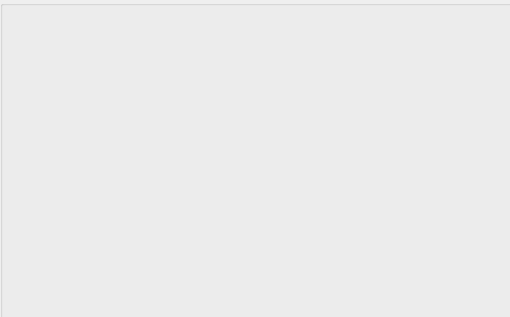
<?xml version="1.0" encoding="UTF-8"?>
<ui version="4.0">
 <class>AddType</class>
 <widget class="QDialog" name="AddType">
  <property name="geometry">
   <rect>
    <x>0</x>
    <y>0</y>
    <width>510</width>
    <height>317</height>
   </rect>
  </property>
  <property name="windowTitle">
   <string>Afficher un Client</string>
  </property>
  <widget class="QGroupBox" name="groupBox">
   <property name="geometry">
    <rect>
     <x>0</x>
     <y>0</y>
     <width>521</width>
     <height>321</height>
    </rect>
   </property>
   <property name="title">
    <string/>
   </property>
   <widget class="QPushButton" name="pushButton">
    <property name="geometry">
     <rect>
      <x>210</x>
      <y>80</y>
      <width>71</width>
      <height>71</height>
     </rect>
    </property>
    <property name="styleSheet">
     <string notr="true">border:none;</string>
    </property>
    <property name="text">
     <string/>
    </property>
    <property name="icon">
     <iconset resource="image.qrc">
      <normaloff>:/image/image/plus.png</normaloff>:/image/image/plus.png</iconset>
    </property>
    <property name="iconSize">
     <size>
      <width>70</width>
      <height>70</height>
     </size>
    </property>
   </widget>
   <widget class="QPushButton" name="pushButton_2">
    <property name="geometry">
     <rect>
      <x>210</x>
      <y>180</y>
      <width>71</width>
      <height>81</height>
     </rect>
    </property>
    <property name="styleSheet">
     <string notr="true">border:none;</string>
    </property>
    <property name="text">
     <string/>
    </property>
    <property name="icon">
     <iconset resource="image.qrc">
      <normaloff>:/image/image/templogo_read.png</normaloff>:/image/image/templogo_read.png</iconset>
    </property>
    <property name="iconSize">
     <size>
      <width>70</width>
      <height>70</height>
     </size>
    </property>
   </widget>
   <zorder>pushButton_2</zorder>
   <zorder>pushButton</zorder>
  </widget>
  <widget class="QLabel" name="label">
   <property name="geometry">
    <rect>
     <x>-10</x>
     <y>0</y>
     <width>521</width>
     <height>321</height>
    </rect>
   </property>
   <property name="styleSheet">
    <string notr="true">border-image: url(:/image/image/BC3_Cocina_1.jpg);</string>
   </property>
   <property name="text">
    <string/>
   </property>
  </widget>
  <zorder>label</zorder>
  <zorder>groupBox</zorder>
 </widget>
 <resources>
  <include location="image.qrc"/>
 </resources>
 <connections/>
</ui>
